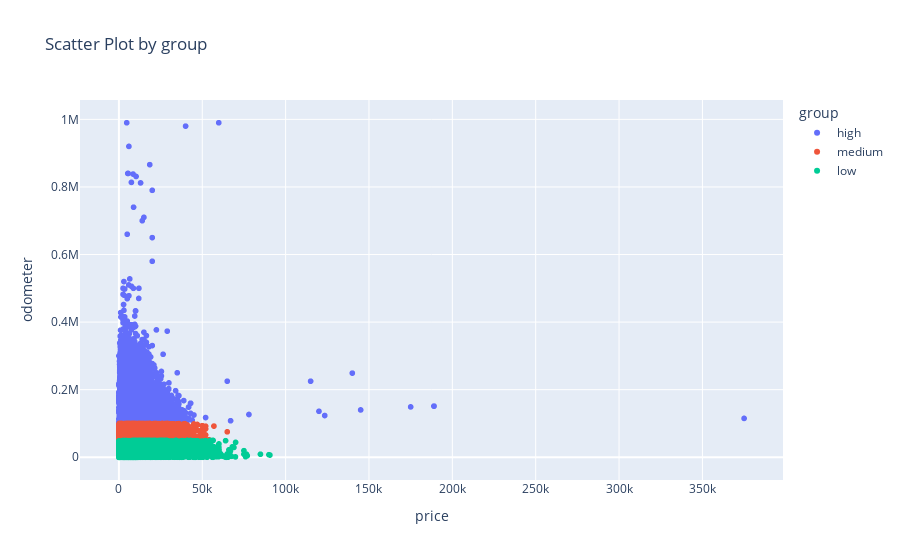

Notebook code cell kept with this figure:
### Markdown cell above
There is necessary to count car's age and do a graph based on it
According to the first hypothesis second hand cars with high odometer are cheapper then same cars with lower odometer.

### Code cell
# Plot scatter plot using Plotly Express
fig = px.scatter(df, x='price', y='odometer', color='group', title='Scatter Plot by group')
fig.show()

### Figure 1 — Plotly figure (JSON) as saved in the notebook; plotly's stock layout.template omitted (floating-point values rounded to 4 significant figures; data arrays with more than 128 entries replaced by an {"elided": "..."} marker saying what was removed)
{"data": [{"hovertemplate": "group=high<br>price=%{x}<br>odometer=%{y}<extra></extra>", "legendgroup": "high", "marker": {"color": "#636efa", "symbol": "circle"}, "mode": "markers", "name": "high", "showlegend": true, "type": "scattergl", "x": {"elided": "23653 int values"}, "xaxis": "x", "y": {"elided": "23653 int values"}, "yaxis": "y"}, {"hovertemplate": "group=medium<br>price=%{x}<br>odometer=%{y}<extra></extra>", "legendgroup": "medium", "marker": {"color": "#EF553B", "symbol": "circle"}, "mode": "markers", "name": "medium", "showlegend": true, "type": "scattergl", "x": {"elided": "10082 int values"}, "xaxis": "x", "y": {"elided": "10082 int values"}, "yaxis": "y"}, {"hovertemplate": "group=low<br>price=%{x}<br>odometer=%{y}<extra></extra>", "legendgroup": "low", "marker": {"color": "#00cc96", "symbol": "circle"}, "mode": "markers", "name": "low", "showlegend": true, "type": "scattergl", "x": {"elided": "6828 int values"}, "xaxis": "x", "y": {"elided": "6828 int values"}, "yaxis": "y"}], "layout": {"legend": {"title": {"text": "group"}, "tracegroupgap": 0}, "title": {"text": "Scatter Plot by group"}, "xaxis": {"anchor": "y", "domain": [0, 1], "title": {"text": "price"}}, "yaxis": {"anchor": "x", "domain": [0, 1], "title": {"text": "odometer"}}}}
